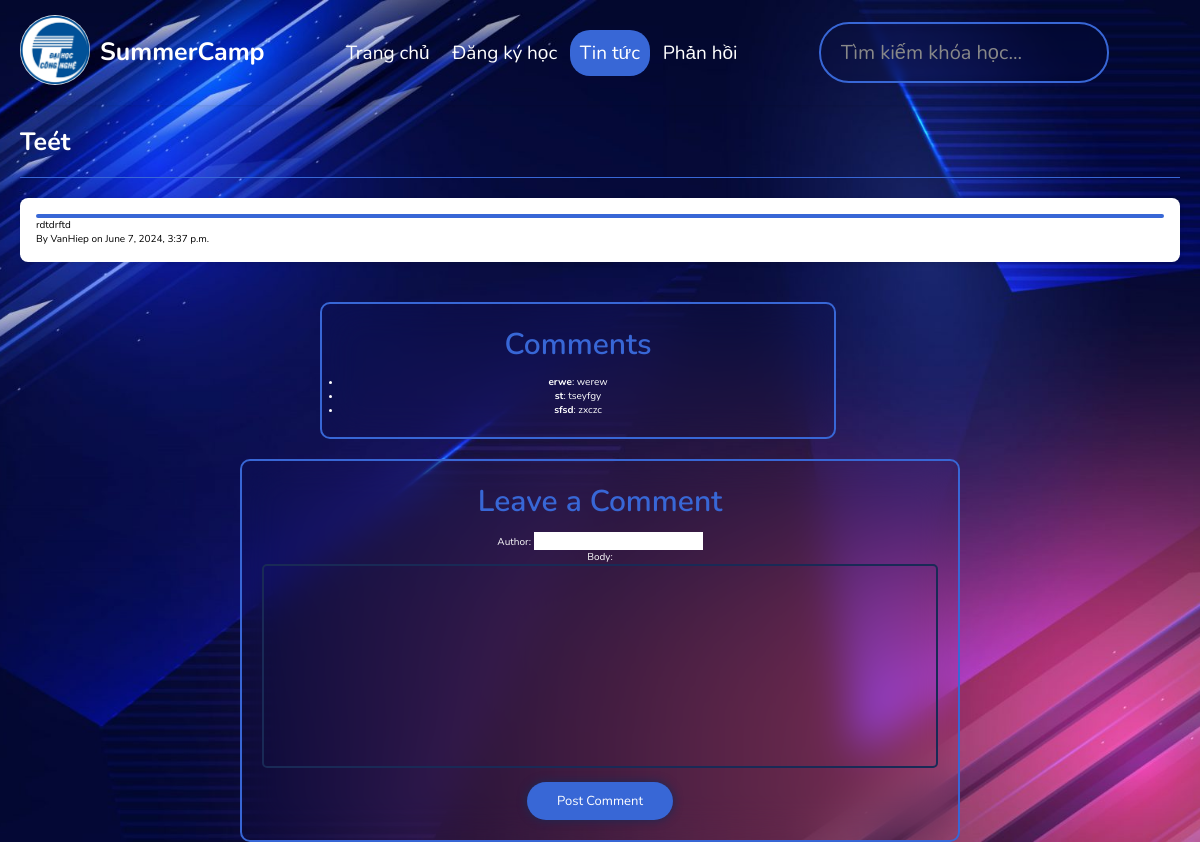
Screenshot of /post/7/ with the database file from the repository.
### blog/models.py (models this page shows, shortened)
class Post(models.Model):
    title = models.CharField(max_length=200)
    content = RichTextField()  # Use RichTextField instead of TextField
    author = models.ForeignKey(settings.AUTH_USER_MODEL, on_delete=models.CASCADE)
    created_at = models.DateTimeField(auto_now_add=True)
    updated_at = models.DateTimeField(auto_now=True)

class Comment(models.Model):
    post = models.ForeignKey(Post, related_name='comments', on_delete=models.CASCADE)
    author = models.CharField(max_length=80)
    body = models.TextField()
    created_at = models.DateTimeField(auto_now_add=True)

### blog/views.py (the view)
# urls.py: path('post/<int:pk>/', views.post_detail, name='post_detail'),
def post_detail(request, pk):
    post = get_object_or_404(Post, pk=pk)
    if request.method == 'POST':
        form = CommentForm(request.POST)
        if form.is_valid():
            comment = form.save(commit=False)
            comment.post = post
            comment.save()
            return redirect('post_detail', pk=post.pk)
    else:
        comment_form = CommentForm()
    comments = post.comments.all()
    return render(request, 'blog/post_detail.html', {'post': post, 'comments': comments, 'comment_form': comment_form})

### blog/forms.py
class CommentForm(forms.ModelForm):
    class Meta:
        model = Comment
        fields = ['author', 'body']

### blog/templates/blog/post_detail.html (shortened to what this page needs)
{% load static %}
<!DOCTYPE html>
<html>
<head>
    <link rel="stylesheet" type="text/css" href="{% static 'css/style.css' %}">
</head>
<body>
    <header class="header">
        <section class="flex">
            <a href="{% url 'index' %}" class="logo"><img src="{% static 'img/logo.png' %}" alt=""><span>Summer</span><br><span>Camp</span></a>
            <div class="sidebar">
                <nav class="navbar">
                    <a href="{% url 'index' %}"><span>Trang chủ</span></a>
                     <a href="{% url 'courses' %}"><span>Đăng ký học</span></a>
                    <a href="{% url 'news' %}" class="active"><span>Tin tức</span></a>
                    <a href="{% url 'feedback' %}" ><span>Phản hồi</span></a>
                </nav>
            </div>
            <form action="" method="post" class="search-form">
                <input type="text" name="search-box" placeholder="Tìm kiếm khóa học..." required maxlength="100">
            </form>
        </section>
    </header>
    <section class="intro">
        <div class="row">
            <div class="content">
                <h1 class="heading" style="color : white">{{ post.title }}</h1>
                <div class="search-box-container" style=" color:black;border-radius: 8px; box-shadow: 0 2px 4px rgba(0, 0, 0, 0.1); padding: 16px;">
                <div class="infor">
                    <p class="intro">{{ post.content|safe }}</p>
                    <p>By <span>{{ post.author }}</span> on {{ post.created_at }}</p>
                </div>
            </div>
            </div>
        </div>
    </section>
    <section class="feedback">
        <div class="box-container" style="margin-left: 300px;">
            <div class="box">
                <h2>Comments</h2>
                <ul style="color:white">
                    {% for comment in comments %}
                        <li>
                            <strong>{{ comment.author }}</strong>: {{ comment.body }}
                        </li>
                    {% endfor %}
                </ul>
            </div>
        </div>
    </section>
    <section class="box" style="position: relative;">
        <h2>Leave a Comment</h2>
        <form method="post" action="{% url 'post_detail' post.pk %}"style="color: white;">
            {{ comment_form.as_p }}
            <button type="submit" class="inline-btn">Post Comment</button>
        </form>
    </section>
</body>
</html>

### static/css/style.css (style rules this page uses)
:root { --main-color: #3867d6; --red: #EA2027; --orange: #F79F1F; --white: #fff; --black: #192a56; --light-color: #888; --ligh-bg: #eee; --border: .1rem solid var(--main-color); }
* { font-family: 'Nunito', sans-serif; margin: 0; padding: 0; box-sizing: border-box; outline: black; border: black; text-decoration: none; }
html { margin: 0; padding: 0; height: 100%; width: 100%; font-size: 62.5%; overflow-x: hidden; }
body { margin: 0; padding: 0; height: 100%; width: 100%; background: url(../img/bg.jpg); background-size: cover; background-position: center; padding-left: 0; }
section { padding: 2rem; max-width: 1200px; margin: 0 auto; }
.btn, .option-btn, .delete-btn, .inline-btn, .inline-option-btn, .inline-delete-btn { border-radius: .5rem; padding: 1rem 3rem; font-size: 1.3rem; color: #fff; margin-top: 1rem; text-transform: capitalize; cursor: pointer; text-align: center; border-radius: 2rem; box-shadow: 0 0 10px var(--black); }
.inline-btn, .inline-option-btn, .inline-delete-btn { display: inline-block; }
.btn, .inline-btn { background-color: var(--main-color); }
.heading { padding-bottom: 1.8rem; border-bottom: var(--border); font-size: 2.5rem; color: var(--black); text-transform: capitalize; margin-bottom: 2rem; }
.header { align-items: center; background: transparent; position: sticky; top: 0; left: 0; right: 0; z-index: 1000; box-shadow: 0 1px 3px rgba(0,0,0,0.1); }
.header .flex { padding: 1.5rem 2rem; position: relative; display: flex; align-items: center; justify-content: space-between; color: var(--main-color); }
.header .flex .logo { font-size: 2.5rem; color: var(--black); font-weight: bolder; display: flex; }
.header .flex .logo img { margin-right: 1rem; }
.header .flex .logo span { align-items: center; display: inline-block; color:var(--white); padding-top: 2rem; }
.header .flex a img { height: 7rem; width: 7rem; border-radius: 50%; object-fit: cover; margin-bottom: 0.5rem; }
.header .flex .search-form { width: 25%; border-radius: 3rem; display: flex; align-items: center; gap: 2rem; padding: 1.5rem 2rem; border: 2px solid var(--main-color); backdrop-filter: blur(0.5rem); }
.header .flex .search-form input[type="text"] { width: 100%; background: none; font-size: 2rem; }
.search-form { color: var(--main-color); backdrop-filter: blur(.2rem); }
.search-form input { color: var(--main-color); }
.search-form input::placeholder { color: var(--light-color); }
.header .flex .sidebar .navbar a { font-size: 1.9rem; color: var(--white); height: 5rem; cursor: pointer; width: 10%; line-height: 4rem; background: transparent; text-align: center; padding: 1rem; border-radius: 2rem; }
.header .flex .sidebar .navbar a.active { color: var(--white); background-color: var(--main-color); }
.intro .row { display: flex; align-items: center; flex-wrap: wrap; gap:1.5rem; }
.intro .row .content { flex: 1 1 40rem; }
.notify .box-container p,h2 { font-size: 1.5rem; color: var(--light-color); }
.infor .intro { background-color: var(--black); border: 2px solid var(--main-color); border-radius: 2rem; font-size: 2rem; color: var(--white); backdrop-filter: blur(0.2rem); }
.box { align-items: center; background: transparent; padding: 2rem; border: 2px solid var(--main-color); backdrop-filter: blur(2rem); width: 60%; border-radius: 1rem; text-align: center; }
.box h2 { font-size: 3rem; font-weight: 600; text-align: center; color: var(--main-color); margin-bottom: 1rem; }
.box form textarea { width: 100%; background: transparent; padding: 1rem; border: 2px solid var(--black); border-radius: .5rem; outline: none; resize: none; }
.search-box-container { background-color: #fff; border-radius: 8px; box-shadow: 0 2px 4px rgba(0, 0, 0, 0.1); padding: 16px; }

### rows the page displays
Post: title "Teét", content "rdtdrftd", author "VanHiep", created_at "June 7, 2024, 3:37 p.m."
Comment: author "erwe", body "werew"
Comment: author "st", body "tseyfgy"
Comment: author "sfsd", body "zxczc"
